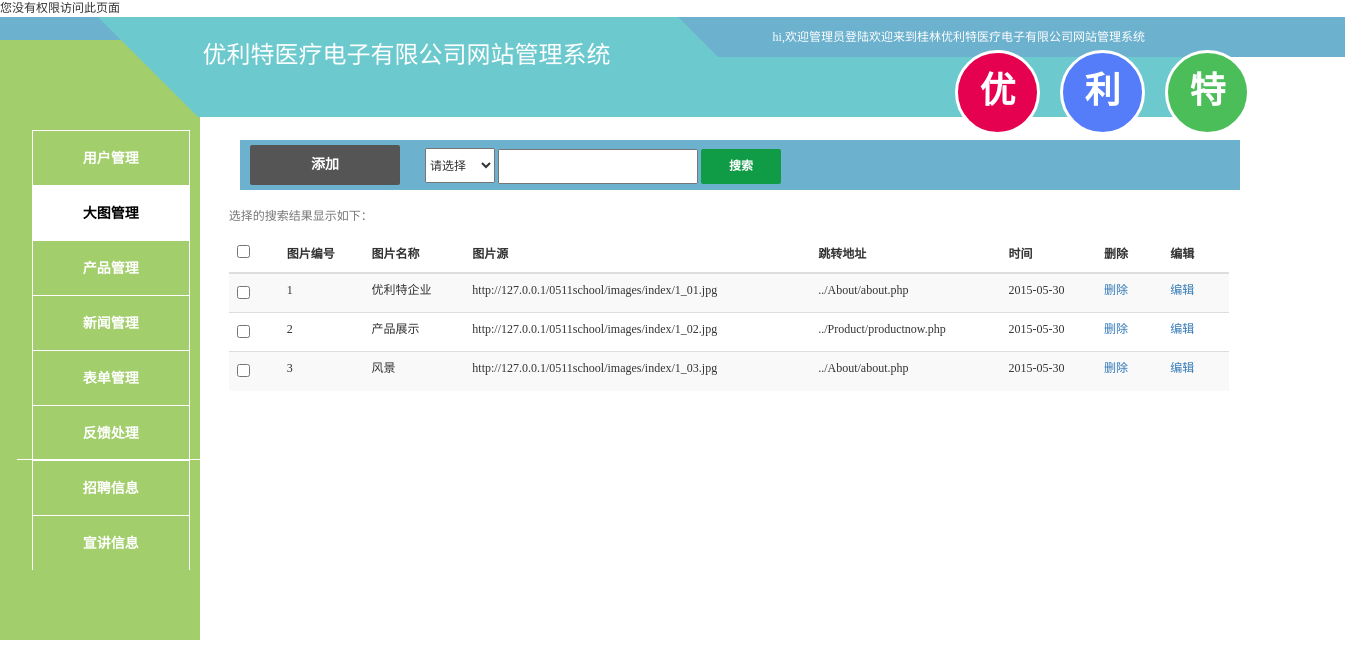
The app's page /Admin/picManage.php with its own data.
### tables this page shows
CREATE TABLE IF NOT EXISTS `wrappic` (
  `id` int(11) NOT NULL AUTO_INCREMENT,
  `picname` varchar(50) NOT NULL,
  `urlpic` varchar(100) NOT NULL,
  `src` varchar(50) NOT NULL,
  `date` date NOT NULL,
  PRIMARY KEY (`id`)
);

### Admin/picManage.php (the view, shortened to what this page needs)
<!DOCTYPE html>
<html lang="zh-CN">
<head>
	<link rel="stylesheet" type="text/css" href="styles/bootstrap.min.css" />
	<link rel="stylesheet" type="text/css" href="styles/manage.css" />
</head>
<body>
		<?php
		if(isset($_SESSION['username']))
		{
		}
		else
		{
		    echo "您没有权限访问此页面";
		}
	?>
	<div id="header">
		<p >hi,<?php echo "欢迎管理员".$_SESSION['username']."登陆";?>欢迎来到桂林优利特医疗电子有限公司网站管理系统</p>
		<div id="mainthings" class="container-fluid">
			<div class="row">
				<div class="col-md-3 button" id="add">添加</div>
				<div class="col-md-3 search2" >
					<form method="get">
						<select name="select" onchange="fuzhi(this.options[this.selectedIndex].text)">
							<option>请选择</option>
						</select>
						<input type="text" name="keys">
						<input type="submit" value="搜索" class="searchsub" />
					</form>
				</div>
			</div>
		</div>
			<table id="table1" class="table table-striped">
			<caption>选择<span><?php $select=isset($_GET['selectContent'])?$_GET['selectContent']:NULL; echo $select; ?></span>的搜索结果显示如下：</caption>
				<thead>
					<tr>
						<th><input type="checkbox" /></th>
						<th>图片编号</th>
						<th>图片名称</th>
						<th>图片源</th>
						<th>跳转地址</th>
						<th>时间</th>
						<th>删除</th>
						<th>编辑</th>
					</tr>
				</thead>
				<tbody class="tbody">
				<?php
					 $select=isset($_GET['selectContent'])?$_GET['selectContent']:NULL;
					 $s=isset($_GET['keys'])?$_GET['keys']:NULL;
					$w = "`picname` LIKE '%".$s."%'";
						if(!empty($_GET['keys'])){
							switch ($select) {
								case '图片名称':
									$w = "`picname` LIKE '%".$_GET['keys']."%'";
									break;
								case '跳转地址':
									$w = "`src` LIKE '%".$_GET['keys']."%'";
									break;
								default:
									break;
							}
						}
						else{
							$w = 1;
						}
					$sql = "SELECT * FROM `wrappic` WHERE $w  ORDER BY `id` asc";
					$query = mysql_query($sql);
					while($rs = mysql_fetch_array($query)){
				?>
					<tr>
						<td><input type="checkbox" /></td>
						<td><?php echo $rs['id']; ?></td>
						<td><?php echo $rs['picname']; ?></td>
						<td><?php echo $rs['urlpic']; ?></td>
						<td><?php echo $rs['src']; ?></td>
						<td><?php echo $rs['date']; ?></td>
						<td><a href="public/pic/picdel.php?del=<?php echo $rs['id'] ?>" class="del">删除</a></td>
						<td><a href="public/pic/picedit.php?id=<?php echo $rs['id'] ?>" class="edit">编辑</a></td>
					</tr>
				<?php
				}
				?>
				</tbody>
			</table>
</body>
</html>

### Admin/styles/manage.css (style rules this page uses)
* { padding: 0; margin: 0; }
body { font-size: 12px; color: #333; font-family: 宋体; }
ul { list-style-type: none; }
a { text-decoration: none; }
input { margin:0; padding: 0; vertical-align: m }
#header { width: 100%; height: 300px; z-index: 10; }
#header p { height: 40px; line-height: 40px; background: #6CB1CE; text-align: right; padding-right: 200px; color: #fff; }
#companyname { width: 1200px; position: relative; top: -50px; z-index: 11; }
#companyname .comname { position: absolute; top: 5px; left: 130px; height: 60px; z-index: 12; }
#companyname .combg1 { position: absolute; top: 0; left: 45px; z-index: 10; }
#companyname .combg2 { position: absolute; top: 40px; left: 65px; z-index: 11; }
#companyname .c1 { color: #fff; font-family: 微软雅黑; }
#companyname .c2 { width: 580px; height: 40px; -webkit-transform: skew(60deg); -moz-transform: skew(45deg); -o-transform: skew(45deg); -ms-transform: skew(45deg); transform: skew(45deg); background: #6CC9CE; }
#companyname .c3 { height: 0; width: 1080px; border-top: 60px solid #6CC9CE; border-left: 60px solid transparent; border-right: 40px solid transparent; }
.leftbar { position: absolute; top: 40px; left: 0; z-index: 9; width: 200px; height: 600px; background: #A2CE6C; overflow: hidden; }
.leftbar ul { margin-top: 90px; height: 330px; border-bottom: 1px solid #fff; }
.leftbar ul li { float: left; line-height: 40px; }
.leftbar ul li a { display: block; width: 158px; border: 1px solid #fff; font-size: 14px; border-bottom: none; height: 55px; line-height: 55px; color: #fff; font-weight: bold; text-align: center; }
.leftbar li.leftbarhover a { color: #000; text-decoration: none; background: #fff; }
.topbar { position: absolute; top: 50px; left: 950px; z-index: 11; }
.topbar ul { width: 400px; }
.topbar ul li { float: left; margin-left: 20px; }
.topbar ul li a { width: 85px; height: 85px; background: #E50150; font-size: 36px; border: 3px solid white; border-radius: 45px; color: #fff; line-height: 65px; text-align: center; font-weight: bold; }
.topbar ul li a.resume { background: #557DF9; }
.topbar ul li a.myaccount { background: #4BBE59; }
#mainthings { position: absolute; top: 140px; left: 240px; height: 500px; width: 1000px; overflow: hidden; }
#mainthings .row { height: 50px; background: #6CB1CE; }
#mainthings .button { width: 100px; height: 40px; line-height: 40px; text-align: center; background: #555; color: #fff; cursor: pointer; margin-right: 10px; margin-top: 5px; font-size: 14px; font-weight: bold; border-radius: 2px; }
#mainthings #add { width: 150px !important; margin-left: 10px; }
#table1 { position: absolute; top: 200px; left: 17%; width: 1000px; overflow: hidden; }
#table1 tr th { height: 20px; line-height: 20px; min-width: 50px; }
.search2 { margin-top: 8px; width: 400px; height: 45px; 1background-color: #333; }
.search2 select { height: 35px; width: 70px; }
.search2 input { height: 35px; width: 200px; }
.searchsub { width: 80px !important; border: 0; background-color: #109B46; color: #fff; font-weight: bold; border-radius: 2px; }

### records on screen
wrappic: id "1", picname "优利特企业", urlpic "http://127.0.0.1/0511school/images/index/1_01.jpg", src "../About/about.php", date "2015-05-30"
wrappic: id "2", picname "产品展示", urlpic "http://127.0.0.1/0511school/images/index/1_02.jpg", src "../Product/productnow.php", date "2015-05-30"
wrappic: id "3", picname "风景", urlpic "http://127.0.0.1/0511school/images/index/1_03.jpg", src "../About/about.php", date "2015-05-30"
